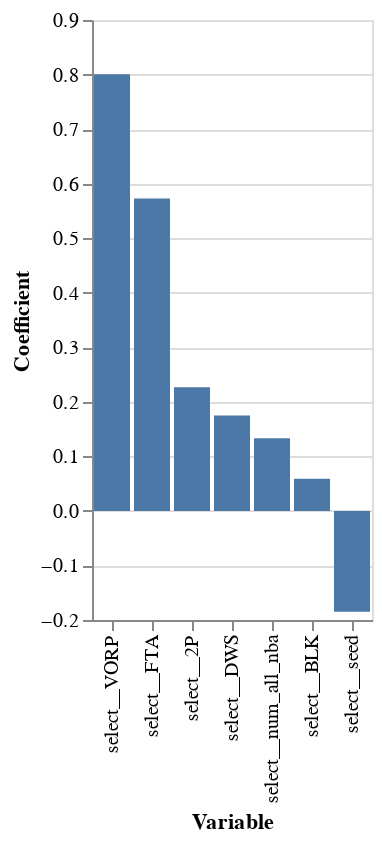

Notebook source saved alongside this figure:
### Markdown cell above
We see from our coefficient plot that VORP and FG's seems to have the highest impact on the log-odds of winning All-NBA, while 3PA has the biggest negative impact. This may be due to centers not often shooting the ball as much as smaller players (guards and forwards), so centers who shoot quite a bit may be more niche players rather than stars.

### Code cell
#Now we will make a bar chart of these coefficients
alt.Chart(coef_df_nz).mark_bar().encode(
    y=alt.Y('coef',title='Coefficient'),
    x=alt.X('var',title='Variable', sort = '-y'))

### Figure 1 — Vega-Lite specification as saved in the notebook (floating-point values rounded to 4 significant figures)
{"config": {"view": {"continuousWidth": 400, "continuousHeight": 300}}, "data": {"name": "data-b9b54111818db356cca461eb9e08fdc1"}, "mark": "bar", "encoding": {"x": {"field": "var", "sort": "-y", "title": "Variable", "type": "nominal"}, "y": {"field": "coef", "title": "Coefficient", "type": "quantitative"}}, "$schema": "https://vega.github.io/schema/vega-lite/v4.17.0.json", "datasets": {"data-b9b54111818db356cca461eb9e08fdc1": [{"coef": 0.2268, "var": "select__2P"}, {"coef": 0.5728, "var": "select__FTA"}, {"coef": 0.05903, "var": "select__BLK"}, {"coef": 0.1751, "var": "select__DWS"}, {"coef": 0.8003, "var": "select__VORP"}, {"coef": 0.1331, "var": "select__num_all_nba"}, {"coef": -0.185, "var": "select__seed"}]}}
